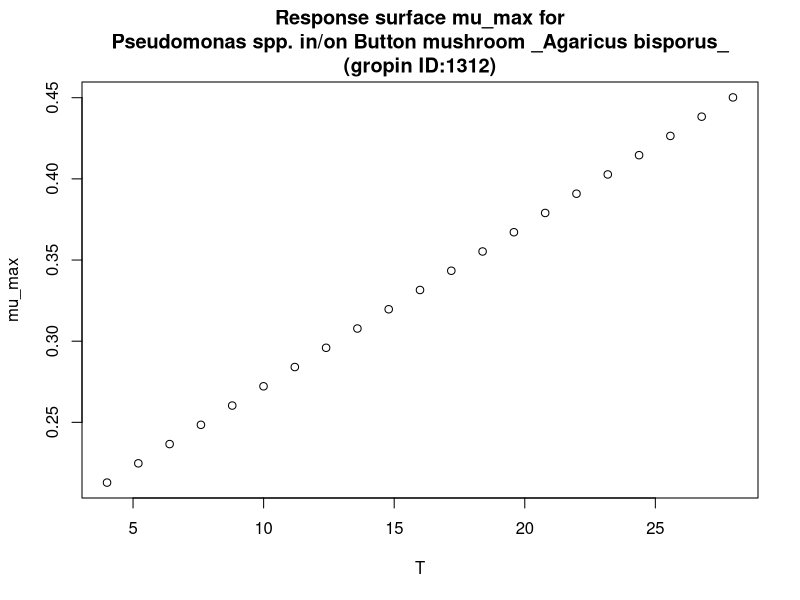

This figure's R source:
#############################
# start of Parameter script
#############################
T <- seq(4.004,27.972027972028,length.out=21)
#############################
# end of Parameter script
#############################
############################# 
# start of Model script Gropin ID 1312 
#############################
 
# constant coefficients for this model
 
variables <- data.frame(T)
argumentsPar <- expand.grid(variables)
 
# heart of the model
response_surface <- function(T) {
   mumax <-9.90*(10^-3)*(T+17.5)

return(mumax=mumax)
} 

# output parameters
mumax <- cbind(argumentsPar,response_surface(argumentsPar['T']))
colnames(mumax) <- c(colnames(argumentsPar),'mumax')
#############################
# End of Model script
#############################
############################# 
# start of Visualisation script Gropin ID 1312 
#############################
plot(T,mumax$mumax,
                          xlab='T',
                          ylab='mu_max',main='Response surface mu_max for
Pseudomonas spp. in/on Button mushroom _Agaricus bisporus_
(gropin ID:1312)')
#############################
# End of Visualisation script
#############################
